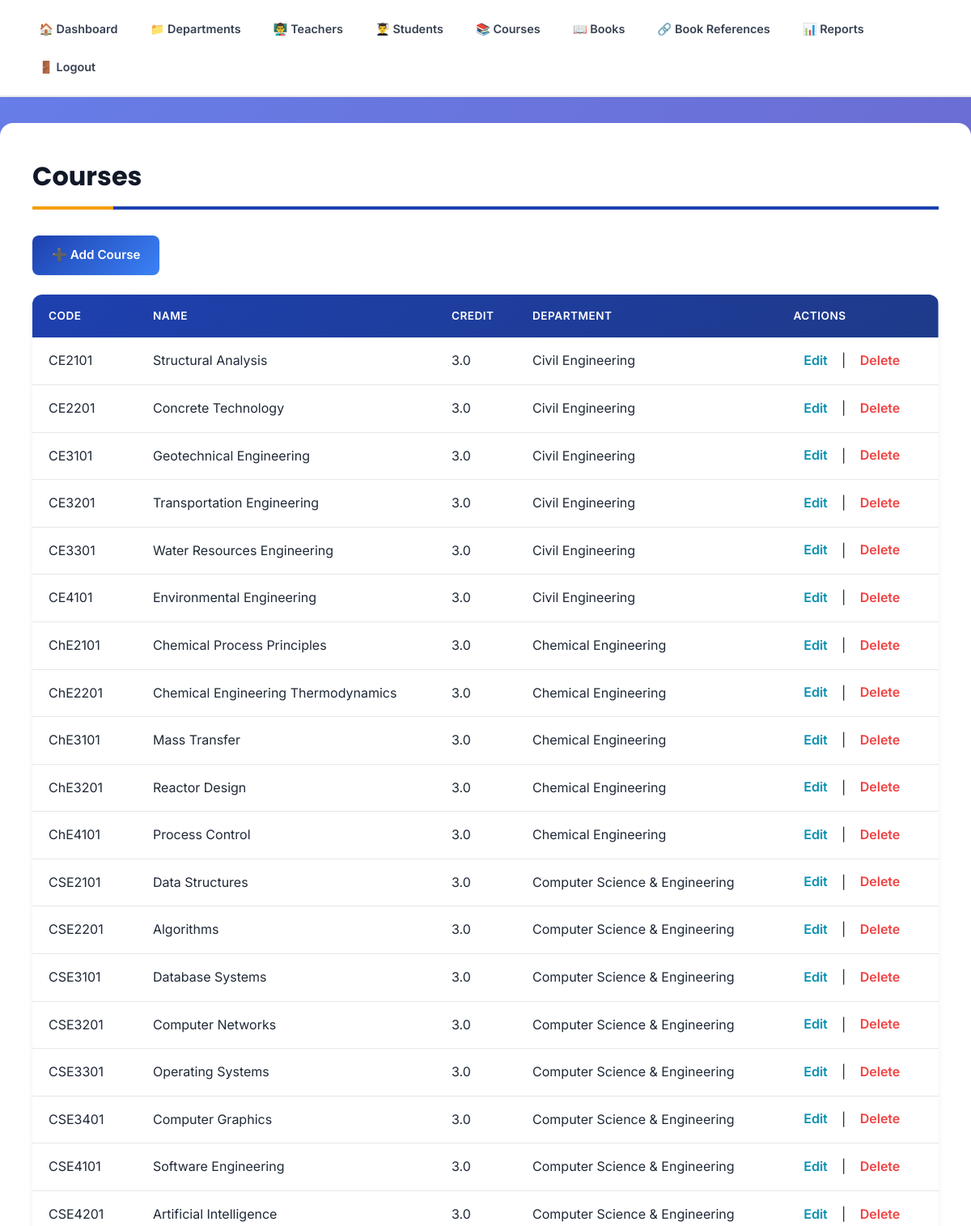
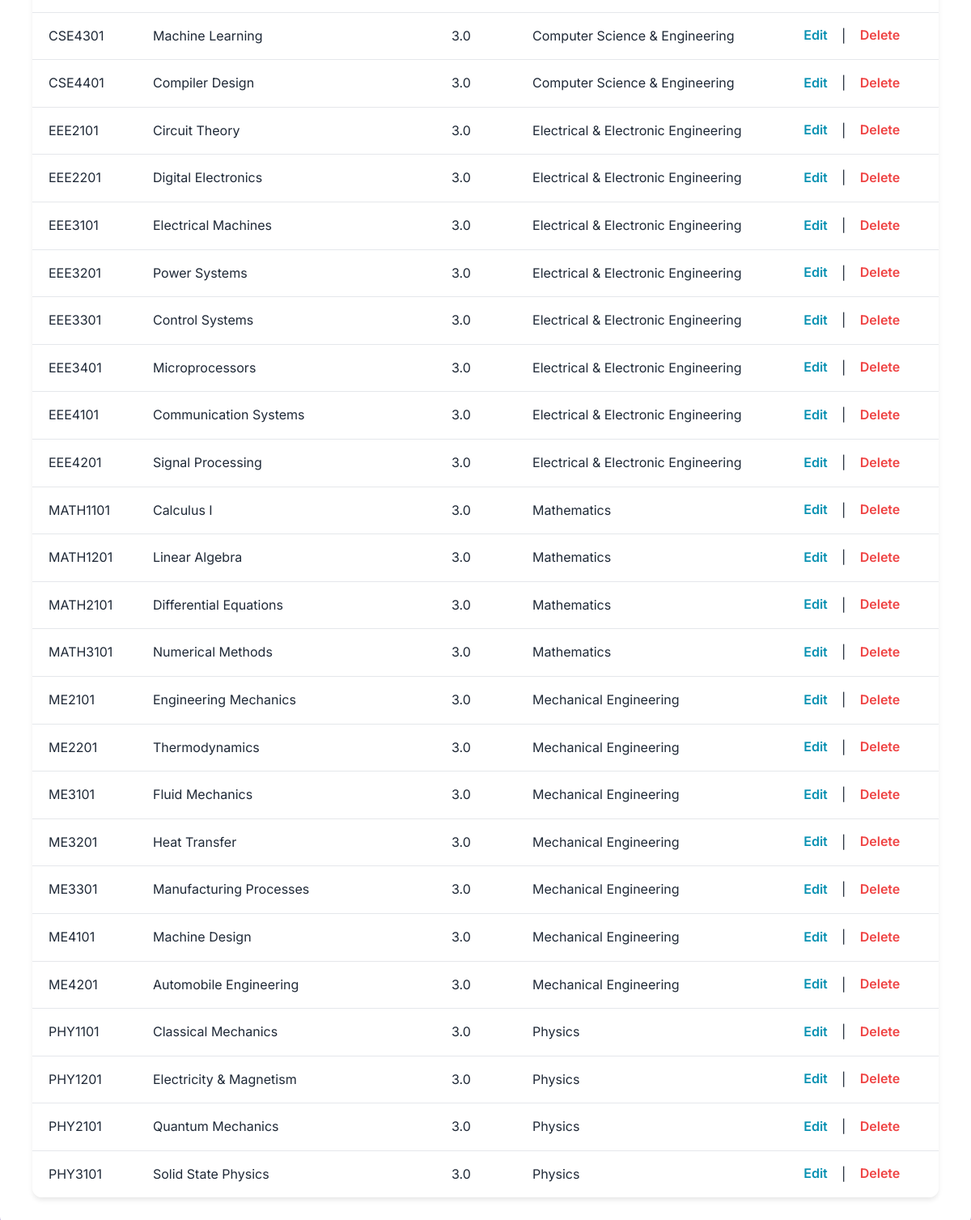
Page /admin/courses_list.php (signed in) on the committed database (2 pictures, top to bottom).
### tables this page shows
CREATE TABLE `courses` (
  `course_no` varchar(10) NOT NULL,
  `course_name` varchar(100) NOT NULL,
  `credit` decimal(3,1) DEFAULT NULL CHECK (`credit` > 0 and `credit` <= 4),
  `d_id` int(11) DEFAULT NULL
);

CREATE TABLE `departments` (
  `dept_id` int(11) NOT NULL,
  `dept_name` varchar(50) NOT NULL,
  `faculty` varchar(50) NOT NULL,
  `no_of_students` int(11) DEFAULT 0 CHECK (`no_of_students` >= 0)
);

### public/admin/courses_list.php (the view, shortened to what this page needs)
<?php
require_once __DIR__ . '/../../src/db.php';
$sql = "SELECT c.course_no, c.course_name, c.credit, d.dept_name
        FROM courses c
        LEFT JOIN departments d ON c.d_id = d.dept_id
        ORDER BY c.course_no";
$res = $mysqli->query($sql);
$courses = $res ? $res->fetch_all(MYSQLI_ASSOC) : [];
?>
<!doctype html>
<html>
<head><meta charset="utf-8"><title>Courses | Admin Panel</title>
<link rel="stylesheet" href="../../css/style.css"></head>
<body>
<?php include __DIR__ . '/../../src/admin_nav.php'; ?>
  <main class="container">
    <h2>Courses</h2>
    <a href="courses_add.php" class="btn">➕ Add Course</a>
    <table class="data-table">
      <thead><tr><th>Code</th><th>Name</th><th>Credit</th><th>Department</th><th>Actions</th></tr></thead>
      <tbody>
        <?php if (empty($courses)): ?>
          <tr><td colspan="5">No courses found.</td></tr>
        <?php else: foreach ($courses as $c): ?>
          <tr>
            <td><?=htmlspecialchars($c['course_no'])?></td>
            <td><?=htmlspecialchars($c['course_name'])?></td>
            <td><?=htmlspecialchars($c['credit'])?></td>
            <td><?=htmlspecialchars($c['dept_name'] ?? '—')?></td>
            <td><a href="courses_edit.php?code=<?=urlencode($c['course_no'])?>">Edit</a> |
                <a href="courses_delete.php?code=<?=urlencode($c['course_no'])?>" class="delete-btn" onclick="return confirm('Are you sure you want to delete this course?')">Delete</a></td>
          </tr>
        <?php endforeach; endif; ?>
      </tbody>
    </table>
  </main>
</body>
</html>

### css/style.css (style rules this page uses)
* { margin: 0; padding: 0; box-sizing: border-box; }
:root { --primary-color: #1e40af; --primary-dark: #1e3a8a; --primary-light: #3b82f6; --secondary-color: #0891b2; --accent-color: #f59e0b; --success-color: #10b981; --danger-color: #ef4444; --warning-color: #f59e0b; --white: #ffffff; --gray-50: #f9fafb; --gray-100: #f3f4f6; --gray-200: #e5e7eb; --gray-300: #d1d5db; --gray-400: #9ca3af; --gray-600: #4b5563; --gray-700: #374151; --gray-800: #1f2937; --gray-900: #111827; --shadow-sm: 0 1px 2px 0 rgba(0, 0, 0, 0.05); --shadow-md: 0 4px 6px -1px rgba(0, 0, 0, 0.1); --shadow-lg: 0 10px 15px -3px rgba(0, 0, 0, 0.1); --shadow-xl: 0 20px 25px -5px rgba(0, 0, 0, 0.1); --radius-sm: 0.375rem; --radius-md: 0.5rem; --radius-lg: 0.75rem; --radius-xl: 1rem; }
body { font-family: 'Inter', -apple-system, BlinkMacSystemFont, 'Segoe UI', sans-serif; background: linear-gradient(135deg, #667eea 0%, #764ba2 100%); background-attachment: fixed; min-height: 100vh; color: var(--gray-800); line-height: 1.6; }
.container { max-width: 1200px; margin: 2rem auto; background: var(--white); padding: 2.5rem; border-radius: var(--radius-xl); box-shadow: var(--shadow-xl); animation: fadeIn 0.5s ease; }
.container h2 { font-family: 'Poppins', sans-serif; font-size: 2rem; font-weight: 700; color: var(--gray-900); border-bottom: 4px solid var(--primary-color); padding-bottom: 0.75rem; margin-bottom: 2rem; position: relative; }
.container h2::after { content: ''; position: absolute; bottom: -4px; left: 0; width: 100px; height: 4px; background: var(--accent-color); }
.btn, a[href*="add"], button[type="submit"], input[type="submit"] { display: inline-block; padding: 0.75rem 1.5rem; font-weight: 600; text-decoration: none; border-radius: var(--radius-md); transition: all 0.3s ease; border: none; cursor: pointer; font-size: 0.95rem; box-shadow: var(--shadow-sm); }
.btn, a[href*="add"] { background: linear-gradient(135deg, var(--primary-color), var(--primary-light)); color: var(--white); }
a[href*="edit"] { color: var(--secondary-color); font-weight: 600; text-decoration: none; padding: 0.4rem 0.8rem; border-radius: var(--radius-sm); transition: all 0.3s ease; }
a.delete-btn, a[href*="delete"] { color: var(--danger-color); font-weight: 600; text-decoration: none; padding: 0.4rem 0.8rem; border-radius: var(--radius-sm); transition: all 0.3s ease; }
.data-table { width: 100%; border-collapse: separate; border-spacing: 0; margin-top: 1.5rem; border-radius: var(--radius-lg); overflow: hidden; box-shadow: var(--shadow-md); }
.data-table thead { background: linear-gradient(135deg, var(--primary-color), var(--primary-dark)); color: var(--white); }
.data-table th { padding: 1rem 1.25rem; text-align: left; font-weight: 600; text-transform: uppercase; font-size: 0.85rem; letter-spacing: 0.5px; }
.data-table td { padding: 1rem 1.25rem; border-bottom: 1px solid var(--gray-200); background: var(--white); transition: background 0.3s ease; }
.data-table tbody tr:last-child td { border-bottom: none; }

### rows in the picture
courses: course_no "CE2101", course_name "Structural Analysis", credit "3.0", d.dept_name "Civil Engineering"
courses: course_no "CE2201", course_name "Concrete Technology", credit "3.0", d.dept_name "Civil Engineering"
courses: course_no "CE3101", course_name "Geotechnical Engineering", credit "3.0", d.dept_name "Civil Engineering"
courses: course_no "CE3201", course_name "Transportation Engineering", credit "3.0", d.dept_name "Civil Engineering"
courses: course_no "CE3301", course_name "Water Resources Engineering", credit "3.0", d.dept_name "Civil Engineering"
courses: course_no "CE4101", course_name "Environmental Engineering", credit "3.0", d.dept_name "Civil Engineering"
courses: course_no "ChE2101", course_name "Chemical Process Principles", credit "3.0", d.dept_name "Chemical Engineering"
courses: course_no "ChE2201", course_name "Chemical Engineering Thermodynamics", credit "3.0", d.dept_name "Chemical Engineering"
courses: course_no "ChE3101", course_name "Mass Transfer", credit "3.0", d.dept_name "Chemical Engineering"
courses: course_no "ChE3201", course_name "Reactor Design", credit "3.0", d.dept_name "Chemical Engineering"
courses: course_no "ChE4101", course_name "Process Control", credit "3.0", d.dept_name "Chemical Engineering"
courses: course_no "CSE2101", course_name "Data Structures", credit "3.0", d.dept_name "Computer Science & Engineering"
courses: course_no "CSE2201", course_name "Algorithms", credit "3.0", d.dept_name "Computer Science & Engineering"
courses: course_no "CSE3101", course_name "Database Systems", credit "3.0", d.dept_name "Computer Science & Engineering"
courses: course_no "CSE3201", course_name "Computer Networks", credit "3.0", d.dept_name "Computer Science & Engineering"
courses: course_no "CSE3301", course_name "Operating Systems", credit "3.0", d.dept_name "Computer Science & Engineering"
courses: course_no "CSE3401", course_name "Computer Graphics", credit "3.0", d.dept_name "Computer Science & Engineering"
courses: course_no "CSE4101", course_name "Software Engineering", credit "3.0", d.dept_name "Computer Science & Engineering"
courses: course_no "CSE4201", course_name "Artificial Intelligence", credit "3.0", d.dept_name "Computer Science & Engineering"
courses: course_no "CSE4301", course_name "Machine Learning", credit "3.0", d.dept_name "Computer Science & Engineering"
courses: course_no "CSE4401", course_name "Compiler Design", credit "3.0", d.dept_name "Computer Science & Engineering"
courses: course_no "EEE2101", course_name "Circuit Theory", credit "3.0", d.dept_name "Electrical & Electronic Engineering"
courses: course_no "EEE2201", course_name "Digital Electronics", credit "3.0", d.dept_name "Electrical & Electronic Engineering"
courses: course_no "EEE3101", course_name "Electrical Machines", credit "3.0", d.dept_name "Electrical & Electronic Engineering"
courses: course_no "EEE3201", course_name "Power Systems", credit "3.0", d.dept_name "Electrical & Electronic Engineering"
courses: course_no "EEE3301", course_name "Control Systems", credit "3.0", d.dept_name "Electrical & Electronic Engineering"
courses: course_no "EEE3401", course_name "Microprocessors", credit "3.0", d.dept_name "Electrical & Electronic Engineering"
courses: course_no "EEE4101", course_name "Communication Systems", credit "3.0", d.dept_name "Electrical & Electronic Engineering"
courses: course_no "EEE4201", course_name "Signal Processing", credit "3.0", d.dept_name "Electrical & Electronic Engineering"
courses: course_no "MATH1101", course_name "Calculus I", credit "3.0", d.dept_name "Mathematics"
courses: course_no "MATH1201", course_name "Linear Algebra", credit "3.0", d.dept_name "Mathematics"
courses: course_no "MATH2101", course_name "Differential Equations", credit "3.0", d.dept_name "Mathematics"
courses: course_no "MATH3101", course_name "Numerical Methods", credit "3.0", d.dept_name "Mathematics"
courses: course_no "ME2101", course_name "Engineering Mechanics", credit "3.0", d.dept_name "Mechanical Engineering"
courses: course_no "ME2201", course_name "Thermodynamics", credit "3.0", d.dept_name "Mechanical Engineering"
courses: course_no "ME3101", course_name "Fluid Mechanics", credit "3.0", d.dept_name "Mechanical Engineering"
courses: course_no "ME3201", course_name "Heat Transfer", credit "3.0", d.dept_name "Mechanical Engineering"
courses: course_no "ME3301", course_name "Manufacturing Processes", credit "3.0", d.dept_name "Mechanical Engineering"
courses: course_no "ME4101", course_name "Machine Design", credit "3.0", d.dept_name "Mechanical Engineering"
courses: course_no "ME4201", course_name "Automobile Engineering", credit "3.0", d.dept_name "Mechanical Engineering"
courses: course_no "PHY1101", course_name "Classical Mechanics", credit "3.0", d.dept_name "Physics"
courses: course_no "PHY1201", course_name "Electricity & Magnetism", credit "3.0", d.dept_name "Physics"
courses: course_no "PHY2101", course_name "Quantum Mechanics", credit "3.0", d.dept_name "Physics"
courses: course_no "PHY3101", course_name "Solid State Physics", credit "3.0", d.dept_name "Physics"
